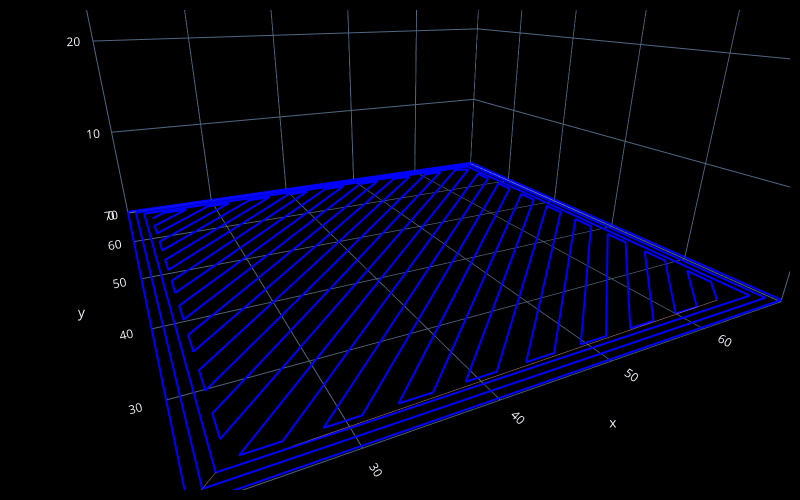

The notebook cell this image was saved under:
### Code cell
import math
import fullcontrol as fc

# ========= Editable Parameters =========
z = 0.2
xmin, ymin = 20.0, 20.0
xmax, ymax = 70.0, 70.0

infill_angles = [45]   # try [0], [90], [45], or [45,-45] (crosshatch)
infill_ratio  = 0.95        # 25% infill (0.05..0.9 recommended)
line_width    = 1.75        # mm
layer_height  = 0.3         # mm
perimeter_shells = 3        # number of outer shells
infill_overlap_frac = 0.15     # 与内层壳线的搭接比例（按线宽），0~0.3 常用
infill_gap = 0.0               # 若想留缝而非搭接，可设为正值（mm）
travel_speed = 3600
print_speed  = 1200
# ======================================

def clamp(v, lo, hi): return max(lo, min(hi, v))

def add_perimeter_rect(steps, xmin, ymin, xmax, ymax, z, shells=1, w=0.4, speed_print=1200):
    """Adds outward->inward rectangles as perimeter shells."""
    for s in range(shells):
        inset = s * w/2
        x0, y0 = xmin + inset, ymin + inset
        x1, y1 = xmax - inset, ymax - inset

        # --- travel to this shell's start with extrusion OFF ---
        steps.append(fc.Extruder(on=False))
        steps.append(fc.travel_to(fc.Point(x=x0, y=y0, z=z)))

        # --- print this shell loop ---
        steps.append(fc.Extruder(on=True))
        steps.append(fc.Point(x=x1, y=y0, z=z))
        steps.append(fc.Point(x=x1, y=y1, z=z))
        steps.append(fc.Point(x=x0, y=y1, z=z))
        steps.append(fc.Point(x=x0, y=y0, z=z))  # close loop

        # leave extruder OFF for the travel to the next shell
        steps.append(fc.Extruder(on=False))

def _intersections_line_rect_y_eq_x_plus_c(xmin, ymin, xmax, ymax, c):
    """Line: y = x + c. Return list of points inside the rectangle."""
    pts = []
    # x = xmin / xmax
    y = xmin + c
    if ymin <= y <= ymax: pts.append((xmin, y))
    y = xmax + c
    if ymin <= y <= ymax: pts.append((xmax, y))
    # y = ymin / ymax
    x = ymin - c
    if xmin <= x <= xmax: pts.append((x, ymin))
    x = ymax - c
    if xmin <= x <= xmax: pts.append((x, ymax))
    # dedupe
    uniq = []
    seen = set()
    for p in pts:
        key = (round(p[0], 6), round(p[1], 6))
        if key not in seen:
            uniq.append(p); seen.add(key)
    return uniq

def _intersections_line_rect_y_eq_negx_plus_c(xmin, ymin, xmax, ymax, c):
    """Line: y = -x + c. Return list of points inside the rectangle."""
    pts = []
    # x = xmin / xmax
    y = -xmin + c
    if ymin <= y <= ymax: pts.append((xmin, y))
    y = -xmax + c
    if ymin <= y <= ymax: pts.append((xmax, y))
    # y = ymin / ymax
    x = -ymin + c
    if xmin <= x <= xmax: pts.append((x, ymin))
    x = -ymax + c
    if xmin <= x <= xmax: pts.append((x, ymax))
    # dedupe
    uniq = []
    seen = set()
    for p in pts:
        key = (round(p[0], 6), round(p[1], 6))
        if key not in seen:
            uniq.append(p); seen.add(key)
    return uniq

def add_infill_rect(steps, xmin, ymin, xmax, ymax, z,
                    angles, ratio, w, inset=0.2, alt_dir=True):
    """
    Rectilinear infill for a rectangle at height z.
    angles: list of {0, 90, 45, -45}
    ratio:  areal fraction (0..1)
    w:      line width (mm)
    inset:  keep infill this far inside the shell (mm)
    """
    # sanitize
    ratio = clamp(ratio, 0.02, 0.95)
    angles = list(angles)
    for a in angles:
        if a not in (0, 90, 45, -45):
            raise NotImplementedError("Supported angles are 0, 90, 45, -45.")
    n = max(1, len(angles))

    # spacing (perpendicular pitch) to hit target ratio, approx: rho ≈ n * w / pitch
    pitch = (n * w) / ratio

    # inset box (stay away from perimeter)
    x0 = xmin + inset
    y0 = ymin + inset
    x1 = xmax - inset
    y1 = ymax - inset

    # For alternating travel direction
    lr = True

    for a in angles:
        steps.append(fc.Extruder(on=False))  # safe travel before starting this pass
        if a == 0:
            # horizontal lines: step in +Y
            y = y0
            while y <= y1 + 1e-9:
                # endpoints for the segment
                xA, xB = x0, x1
                if alt_dir and not lr:
                    xA, xB = xB, xA
                # travel to start
                steps.append(fc.Point(x=xA, y=y, z=z))
                # print the segment
                steps.append(fc.Extruder(on=True))
                steps.append(fc.Point(x=xB, y=y, z=z))
                # steps.append(fc.Extruder(on=False))
                lr = not lr
                y += pitch

        elif a == 90:
            # vertical lines: step in +X
            x = x0
            while x <= x1 + 1e-9:
                yA, yB = y0, y1
                if alt_dir and not lr:
                    yA, yB = yB, yA
                steps.append(fc.Point(x=x, y=yA, z=z))
                steps.append(fc.Extruder(on=True))
                steps.append(fc.Point(x=x, y=yB, z=z))
                # steps.append(fc.Extruder(on=False))
                lr = not lr
                x += pitch

        elif a == 45:
            # lines y = x + c ; perpendicular spacing Δc = pitch*sqrt(2)
            corners = [(x0,y0),(x0,y1),(x1,y0),(x1,y1)]
            c_vals = [y - x for (x,y) in corners]
            c_min, c_max = min(c_vals), max(c_vals)
            dc = pitch * math.sqrt(2.0)
            c = c_min
            while c <= c_max + 1e-9:
                pts = _intersections_line_rect_y_eq_x_plus_c(x0,y0,x1,y1,c)
                if len(pts) >= 2:
                    # take farthest two along direction (x+y grows along slope +1)
                    pts_sorted = sorted(pts, key=lambda p: p[0]+p[1])
                    pA, pB = pts_sorted[0], pts_sorted[-1]
                    if alt_dir and not lr:
                        pA, pB = pB, pA
                    steps.append(fc.Point(x=pA[0], y=pA[1], z=z))
                    steps.append(fc.Extruder(on=True))
                    steps.append(fc.Point(x=pB[0], y=pB[1], z=z))
                    # steps.append(fc.Extruder(on=False))
                    lr = not lr
                c += dc

        elif a == -45:
            # lines y = -x + c ; perpendicular spacing Δc = pitch*sqrt(2)
            corners = [(x0,y0),(x0,y1),(x1,y0),(x1,y1)]
            c_vals = [y + x for (x,y) in corners]  # since c = y - (-x) = y + x
            c_min, c_max = min(c_vals), max(c_vals)
            dc = pitch * math.sqrt(2.0)
            c = c_min
            while c <= c_max + 1e-9:
                pts = _intersections_line_rect_y_eq_negx_plus_c(x0,y0,x1,y1,c)
                if len(pts) >= 2:
                    # along slope -1, use (y - x) or (-x + y) as progress; choose x - y for variety
                    pts_sorted = sorted(pts, key=lambda p: p[0]-p[1])
                    pA, pB = pts_sorted[0], pts_sorted[-1]
                    if alt_dir and not lr:
                        pA, pB = pB, pA
                    steps.append(fc.Point(x=pA[0], y=pA[1], z=z))
                    steps.append(fc.Extruder(on=True))
                    steps.append(fc.Point(x=pB[0], y=pB[1], z=z))
                    # steps.append(fc.Extruder(on=False))
                    lr = not lr
                c += dc

# ----------------- Build the program -----------------
steps = []
steps.append(fc.Printer(print_speed=print_speed, travel_speed=travel_speed))
steps.append(fc.ExtrusionGeometry(area_model='rectangle', width=line_width, height=layer_height))

# Perimeters
add_perimeter_rect(steps, xmin, ymin, xmax, ymax, z,
                   shells=perimeter_shells, w=line_width)

inset_for_infill = max(
    0.0,
    (perimeter_shells - infill_overlap_frac) * line_width/2 + infill_gap
)

# Infill (keep slightly inside the last shell)
add_infill_rect(
    steps, xmin, ymin, xmax, ymax, z,
    angles=infill_angles,
    ratio=infill_ratio,
    w=line_width,
    inset=inset_for_infill,   # <<< 关键：基于“内层壳线”
    alt_dir=True
)

# Visualize
fc.transform(steps, 'plot', fc.PlotControls(style='line'))

# If you want G-code:
# gcode = fc.transform(steps, 'gcode', fc.GcodeControls(printer_name='generic', save_as='rect_infill_var'))
# print(gcode[:400])

### Figure 1 — Plotly figure (JSON) as saved in the notebook; plotly's stock layout.template omitted (floating-point values rounded to 4 significant figures)
{"data": [{"line": {"color": ["rgb(0.00, 0.00, 255.00)", "rgb(0.00, 0.00, 255.00)", "rgb(0.00, 0.00, 255.00)", "rgb(0.00, 0.00, 255.00)", "rgb(0.00, 0.00, 255.00)"], "width": 4}, "mode": "lines", "showlegend": false, "type": "scatter3d", "x": [20, 70, 70, 20, 20], "y": [20, 20, 70, 70, 20], "z": [0.2, 0.2, 0.2, 0.2, 0.2]}, {"line": {"color": ["rgb(191.25, 127.50, 127.50)", "rgb(191.25, 127.50, 127.50)"], "width": 1}, "mode": "lines", "showlegend": false, "type": "scatter3d", "x": [20, 20.88], "y": [20, 20.88], "z": [0.2, 0.2]}, {"line": {"color": ["rgb(0.00, 0.00, 255.00)", "rgb(0.00, 0.00, 255.00)", "rgb(0.00, 0.00, 255.00)", "rgb(0.00, 0.00, 255.00)", "rgb(0.00, 0.00, 255.00)"], "width": 4}, "mode": "lines", "showlegend": false, "type": "scatter3d", "x": [20.88, 69.12, 69.12, 20.88, 20.88], "y": [20.88, 20.88, 69.12, 69.12, 20.88], "z": [0.2, 0.2, 0.2, 0.2, 0.2]}, {"line": {"color": ["rgb(191.25, 127.50, 127.50)", "rgb(191.25, 127.50, 127.50)"], "width": 1}, "mode": "lines", "showlegend": false, "type": "scatter3d", "x": [20.88, 21.75], "y": [20.88, 21.75], "z": [0.2, 0.2]}, {"line": {"color": ["rgb(0.00, 0.00, 255.00)", "rgb(0.00, 0.00, 255.00)", "rgb(0.00, 0.00, 255.00)", "rgb(0.00, 0.00, 255.00)", "rgb(0.00, 0.00, 255.00)"], "width": 4}, "mode": "lines", "showlegend": false, "type": "scatter3d", "x": [21.75, 68.25, 68.25, 21.75, 21.75], "y": [21.75, 21.75, 68.25, 68.25, 21.75], "z": [0.2, 0.2, 0.2, 0.2, 0.2]}, {"line": {"color": ["rgb(191.25, 127.50, 127.50)", "rgb(191.25, 127.50, 127.50)"], "width": 1}, "mode": "lines", "showlegend": false, "type": "scatter3d", "x": [21.75, 64.9], "y": [21.75, 22.49], "z": [0.2, 0.2]}, {"line": {"color": ["rgb(0.00, 0.00, 255.00)", "rgb(0.00, 0.00, 255.00)", "rgb(0.00, 0.00, 255.00)", "rgb(0.00, 0.00, 255.00)", "rgb(0.00, 0.00, 255.00)", "rgb(0.00, 0.00, 255.00)", "rgb(0.00, 0.00, 255.00)", "rgb(0.00, 0.00, 255.00)", "rgb(0.00, 0.00, 255.00)", "rgb(0.00, 0.00, 255.00)", "rgb(0.00, 0.00, 255.00)", "rgb(0.00, 0.00, 255.00)", "rgb(0.00, 0.00, 255.00)", "rgb(0.00, 0.00, 255.00)", "rgb(0.00, 0.00, 255.00)", "rgb(0.00, 0.00, 255.00)", "rgb(0.00, 0.00, 255.00)", "rgb(0.00, 0.00, 255.00)", "rgb(0.00, 0.00, 255.00)", "rgb(0.00, 0.00, 255.00)", "rgb(0.00, 0.00, 255.00)", "rgb(0.00, 0.00, 255.00)", "rgb(0.00, 0.00, 255.00)", "rgb(0.00, 0.00, 255.00)", "rgb(0.00, 0.00, 255.00)", "rgb(0.00, 0.00, 255.00)", "rgb(0.00, 0.00, 255.00)", "rgb(0.00, 0.00, 255.00)", "rgb(0.00, 0.00, 255.00)", "rgb(0.00, 0.00, 255.00)", "rgb(0.00, 0.00, 255.00)", "rgb(0.00, 0.00, 255.00)", "rgb(0.00, 0.00, 255.00)", "rgb(0.00, 0.00, 255.00)", "rgb(0.00, 0.00, 255.00)", "rgb(0.00, 0.00, 255.00)", "rgb(0.00, 0.00, 255.00)", "rgb(0.00, 0.00, 255.00)", "rgb(0.00, 0.00, 255.00)", "rgb(0.00, 0.00, 255.00)", "rgb(0.00, 0.00, 255.00)", "rgb(0.00, 0.00, 255.00)", "rgb(0.00, 0.00, 255.00)", "rgb(0.00, 0.00, 255.00)", "rgb(0.00, 0.00, 255.00)", "rgb(0.00, 0.00, 255.00)", "rgb(0.00, 0.00, 255.00)", "rgb(0.00, 0.00, 255.00)", "rgb(0.00, 0.00, 255.00)", "rgb(0.00, 0.00, 255.00)", "rgb(0.00, 0.00, 255.00)", "rgb(0.00, 0.00, 255.00)", "rgb(0.00, 0.00, 255.00)", "rgb(0.00, 0.00, 255.00)", "rgb(0.00, 0.00, 255.00)", "rgb(0.00, 0.00, 255.00)", "rgb(0.00, 0.00, 255.00)", "rgb(0.00, 0.00, 255.00)", "rgb(0.00, 0.00, 255.00)", "rgb(0.00, 0.00, 255.00)", "rgb(0.00, 0.00, 255.00)", "rgb(0.00, 0.00, 255.00)", "rgb(0.00, 0.00, 255.00)", "rgb(0.00, 0.00, 255.00)", "rgb(0.00, 0.00, 255.00)", "rgb(0.00, 0.00, 255.00)", "rgb(0.00, 0.00, 255.00)", "rgb(0.00, 0.00, 255.00)"], "width": 4}, "mode": "lines", "showlegend": false, "type": "scatter3d", "x": [64.9, 67.51, 67.51, 62.3, 59.69, 67.51, 67.51, 57.09, 54.48, 67.51, 67.51, 51.88, 49.27, 67.51, 67.51, 46.66, 44.06, 67.51, 67.51, 41.45, 38.85, 67.51, 67.51, 36.24, 33.64, 67.51, 67.51, 31.03, 28.43, 67.51, 67.51, 25.82, 23.22, 67.51, 65.63, 22.49, 22.49, 63.02, 60.42, 22.49, 22.49, 57.81, 55.21, 22.49, 22.49, 52.6, 50.0, 22.49, 22.49, 47.39, 44.78, 22.49, 22.49, 42.18, 39.58, 22.49, 22.49, 36.97, 34.37, 22.49, 22.49, 31.76, 29.16, 22.49, 22.49, 26.55, 23.94, 22.49], "y": [22.49, 25.1, 27.7, 22.49, 22.49, 30.31, 32.91, 22.49, 22.49, 35.52, 38.12, 22.49, 22.49, 40.73, 43.34, 22.49, 22.49, 45.94, 48.55, 22.49, 22.49, 51.15, 53.76, 22.49, 22.49, 56.36, 58.97, 22.49, 22.49, 61.57, 64.18, 22.49, 22.49, 66.78, 67.51, 24.37, 26.98, 67.51, 67.51, 29.58, 32.19, 67.51, 67.51, 34.79, 37.4, 67.51, 67.51, 40.0, 42.61, 67.51, 67.51, 45.22, 47.82, 67.51, 67.51, 50.42, 53.03, 67.51, 67.51, 55.63, 58.24, 67.51, 67.51, 60.84, 63.45, 67.51, 67.51, 66.06], "z": [0.2, 0.2, 0.2, 0.2, 0.2, 0.2, 0.2, 0.2, 0.2, 0.2, 0.2, 0.2, 0.2, 0.2, 0.2, 0.2, 0.2, 0.2, 0.2, 0.2, 0.2, 0.2, 0.2, 0.2, 0.2, 0.2, 0.2, 0.2, 0.2, 0.2, 0.2, 0.2, 0.2, 0.2, 0.2, 0.2, 0.2, 0.2, 0.2, 0.2, 0.2, 0.2, 0.2, 0.2, 0.2, 0.2, 0.2, 0.2, 0.2, 0.2, 0.2, 0.2, 0.2, 0.2, 0.2, 0.2, 0.2, 0.2, 0.2, 0.2, 0.2, 0.2, 0.2, 0.2, 0.2, 0.2, 0.2, 0.2]}, {"marker": {"color": "red", "size": 2}, "mode": "markers", "showlegend": false, "type": "scatter3d", "x": [], "y": [], "z": []}], "layout": {"height": 500, "margin": {"b": 10, "l": 10, "pad": 4, "r": 10, "t": 10}, "paper_bgcolor": "black", "scene": {"aspectmode": "cube", "camera": {"center": {"x": 0, "y": 0, "z": -0.5}, "eye": {"x": -0.5, "y": -1, "z": 0}}, "xaxis": {"backgroundcolor": "black", "nticks": 10, "range": [20.0, 70.0]}, "yaxis": {"backgroundcolor": "black", "nticks": 10, "range": [20.0, 70.0]}, "zaxis": {"backgroundcolor": "black", "nticks": 10, "range": [0, 50.0]}}, "width": 800}}
